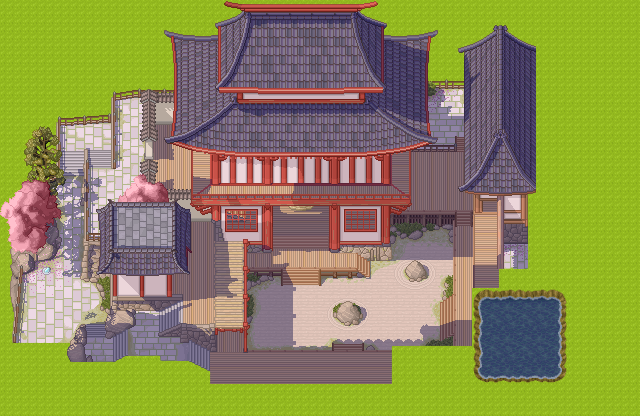

The image is a tile-based game level rendered from a .tmx file. Its description and source (layers, tilesets, objects; grid data summarised) follow:
An orthogonal 80x52 tile map with 8x8 px tiles, 3 tile layers (grass, nonCollisions, Collisions), 3 tilesets.

<map version="1.9" tiledversion="1.9.0" orientation="orthogonal" renderorder="right-down" width="80" height="52" tilewidth="8" tileheight="8" infinite="0" nextlayerid="5" nextobjectid="1">
 <editorsettings>
  <export target="JapFinalHouse.json" format="json" />
 </editorsettings>
 <tileset firstgid="1" name="waterStuff" tilewidth="8" tileheight="8" tilecount="768" columns="32">
  <image source="../tilesets/[A]Water1_pipo.png" width="256" height="192" />
 </tileset>
 <tileset firstgid="769" name="japHouse1" tilewidth="8" tileheight="8" tilecount="3216" columns="67">
  <image source="../tilesets/dbdeyft-e1ce0c00-12b2-48cd-92e4-771714a795d9-removebg-preview.png" width="543" height="387" />
 </tileset>
 <tileset firstgid="3985" name="grassStuff" tilewidth="8" tileheight="8" tilecount="57600" columns="240">
  <image source="../tilesets/samplemap.png" width="1920" height="1920" />
 </tileset>
 <layer id="1" name="grass" width="80" height="52">
  <data>[4160 cells, 4160 non-empty, 1 distinct tile ids]</data>
 </layer>
 <layer id="2" name="nonCollisions" width="80" height="52">
  <data>[4160 cells, 359 non-empty, 359 distinct tile ids]</data>
 </layer>
 <layer id="3" name="Collisions" width="80" height="52">
  <data>[4160 cells, 2905 non-empty, 2905 distinct tile ids]</data>
 </layer>
</map>
